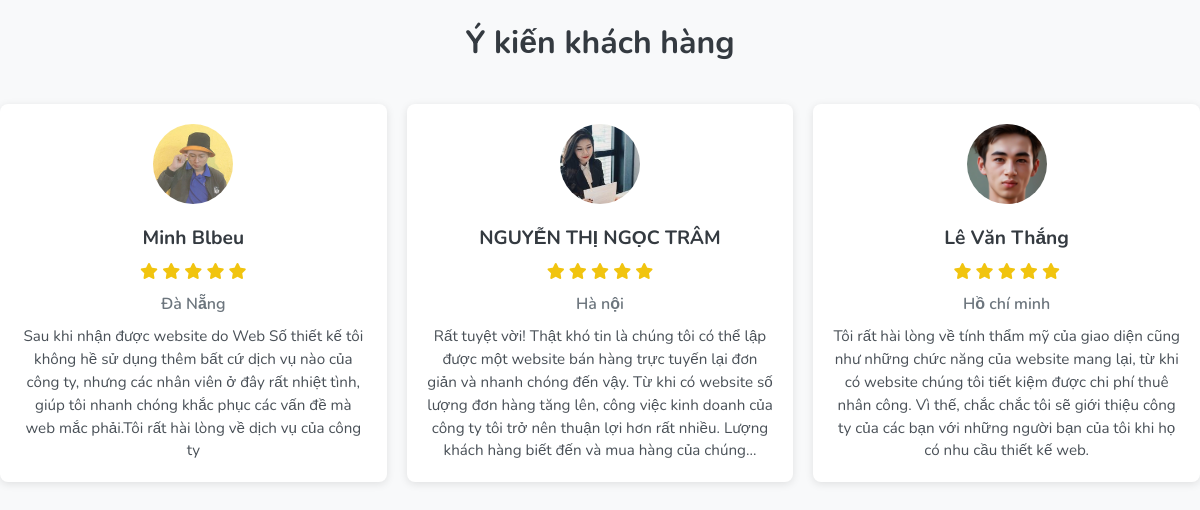
Page /public/pages/reviews.php on the committed database.
### tables this page shows
CREATE TABLE `customer_reviews` (
  `id` int NOT NULL,
  `name` varchar(255) NOT NULL,
  `rating` int NOT NULL,
  `description` text NOT NULL,
  `content` text NOT NULL,
  `is_visible` tinyint(1) DEFAULT '1',
  `created_at` timestamp NULL DEFAULT CURRENT_TIMESTAMP,
  `avatar` varchar(255) DEFAULT NULL
);

### public/pages/reviews.php (the view, shortened to what this page needs)
<?php
require_once 'C:/laragon/www/2/admin/config/db_connect.php';
$stmt = $pdo->prepare("SELECT * FROM customer_reviews WHERE is_visible = 1 ORDER BY created_at DESC");
$stmt->execute();
$reviews = $stmt->fetchAll(PDO::FETCH_ASSOC);
?>
<!DOCTYPE html>
<html lang="vi">
<head>
</head>
<body>
    <div class="container">
        <h1 class="section-title">Ý kiến khách hàng</h1>
        <div class="reviews-grid">
            <?php foreach ($reviews as $review): ?>
                <div class="review-card">
                    <?php if ($review['avatar']): ?>
                        <img src="http://localhost/2/admin/uploads/dgkhachhang/<?php echo htmlspecialchars($review['avatar']); ?>" alt="Avatar">
                        <?php else: ?>
                        <img src="https://via.placeholder.com/80" alt="Default Avatar">
                    <?php endif; ?>
                    <h3><?php echo htmlspecialchars($review['name']); ?></h3>
                    <div class="rating">
                        <?php for ($i = 1; $i <= 5; $i++): ?>
                            <i class="fas fa-star <?php echo $i <= $review['rating'] ? 'filled' : ''; ?>"></i>
                        <?php endfor; ?>
                    </div>
                    <div class="description"><?php echo htmlspecialchars($review['description']); ?></div>
                    <p><?php echo htmlspecialchars($review['content']); ?></p>
                </div>
            <?php endforeach; ?>
        </div>
    </div>
</body>
</html>

### public/pages/reviews.php (style rules this page uses)
.fa-star.filled { color: #f1c40f; }
.fa-star { color: #e0e0e0; }

### rows in the picture
customer_reviews: avatar (picture), name "Minh Blbeu", rating 5 (drawn), description "Đà Nẵng", content "Sau khi nhận được website do Web Số thiết kế tôi không hề sử dụng thêm bất cứ dịch vụ nào của công ty, nhưng các nhân viên ở đây rất nhiệt tình, giúp tôi nhanh chóng khắc phục các vấn đề mà web mắc phải.Tôi rất hài lòng về dịch vụ của công ty"
customer_reviews: avatar (picture), name "NGUYỄN THỊ NGỌC TRÂM", rating 5 (drawn), description "Hà nội", content "Rất tuyệt vời! Thật khó tin là chúng tôi có thể lập được một website bán hàng trực tuyến lại đơn giản và nhanh chóng đến vậy. Từ khi có website số lượng đơn hàng tăng lên, công việc kinh doanh của công ty tôi trở nên thuận lợi hơn rất nhiều. Lượng khách hàng biết đến và mua hàng của chúng..."
customer_reviews: avatar (picture), name "Lê Văn Thắng", rating 5 (drawn), description "Hồ chí minh", content "Tôi rất hài lòng về tính thẩm mỹ của giao diện cũng như những chức năng của website mang lại, từ khi có website chúng tôi tiết kiệm được chi phí thuê nhân công. Vì thế, chắc chắc tôi sẽ giới thiệu công ty của các bạn với những người bạn của tôi khi họ có nhu cầu thiết kế web."
